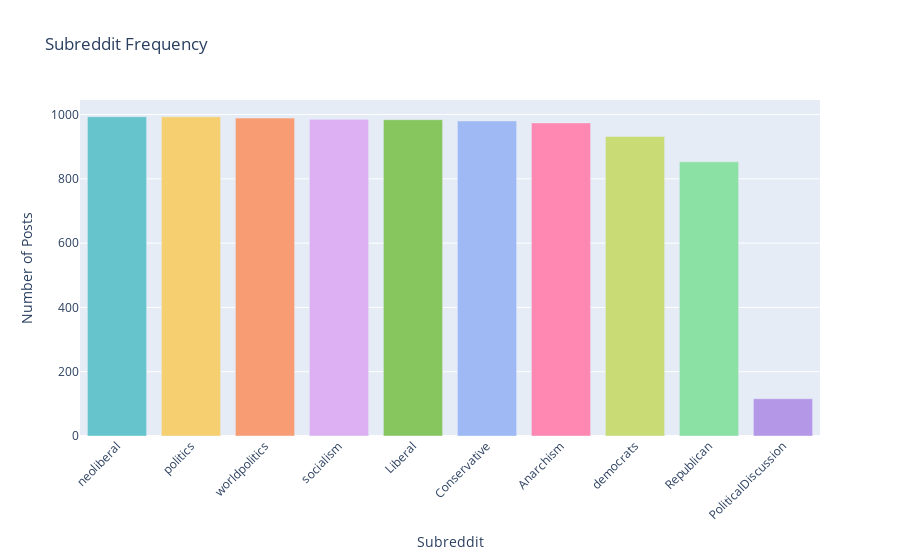

The cell this chart's notebook holds for it:
### Code cell
# Calculate frequency of posts per subreddit
subreddit_counts = combined_df['subreddit_original'].value_counts().reset_index()
subreddit_counts.columns = ['Subreddit', 'Number of Posts']

fig = px.bar(
    subreddit_counts,
    x='Subreddit',
    y='Number of Posts',
    title='Subreddit Frequency',
    color='Subreddit',  # Colors each bar differently
    color_discrete_sequence=px.colors.qualitative.Pastel
)

fig.update_layout(
    xaxis_title='Subreddit',
    yaxis_title='Number of Posts',
    xaxis_tickangle=-45,  # Rotate labels for readability
    showlegend=False
)

fig.update_traces(
    hovertemplate='<b>%{x}</b><br>Posts: %{y}<extra></extra>'
)

fig.show()
fig.write_html('subreddit_frequency.html')

### Figure 1 — Plotly figure (JSON) as saved in the notebook; plotly's stock layout.template omitted (floating-point values rounded to 4 significant figures)
{"data": [{"hovertemplate": "<b>%{x}</b><br>Posts: %{y}<extra></extra>", "legendgroup": "neoliberal", "marker": {"color": "rgb(102, 197, 204)", "pattern": {"shape": ""}}, "name": "neoliberal", "orientation": "v", "showlegend": true, "textposition": "auto", "type": "bar", "x": ["neoliberal"], "xaxis": "x", "y": [993], "yaxis": "y"}, {"hovertemplate": "<b>%{x}</b><br>Posts: %{y}<extra></extra>", "legendgroup": "politics", "marker": {"color": "rgb(246, 207, 113)", "pattern": {"shape": ""}}, "name": "politics", "orientation": "v", "showlegend": true, "textposition": "auto", "type": "bar", "x": ["politics"], "xaxis": "x", "y": [993], "yaxis": "y"}, {"hovertemplate": "<b>%{x}</b><br>Posts: %{y}<extra></extra>", "legendgroup": "worldpolitics", "marker": {"color": "rgb(248, 156, 116)", "pattern": {"shape": ""}}, "name": "worldpolitics", "orientation": "v", "showlegend": true, "textposition": "auto", "type": "bar", "x": ["worldpolitics"], "xaxis": "x", "y": [989], "yaxis": "y"}, {"hovertemplate": "<b>%{x}</b><br>Posts: %{y}<extra></extra>", "legendgroup": "socialism", "marker": {"color": "rgb(220, 176, 242)", "pattern": {"shape": ""}}, "name": "socialism", "orientation": "v", "showlegend": true, "textposition": "auto", "type": "bar", "x": ["socialism"], "xaxis": "x", "y": [985], "yaxis": "y"}, {"hovertemplate": "<b>%{x}</b><br>Posts: %{y}<extra></extra>", "legendgroup": "Liberal", "marker": {"color": "rgb(135, 197, 95)", "pattern": {"shape": ""}}, "name": "Liberal", "orientation": "v", "showlegend": true, "textposition": "auto", "type": "bar", "x": ["Liberal"], "xaxis": "x", "y": [984], "yaxis": "y"}, {"hovertemplate": "<b>%{x}</b><br>Posts: %{y}<extra></extra>", "legendgroup": "Conservative", "marker": {"color": "rgb(158, 185, 243)", "pattern": {"shape": ""}}, "name": "Conservative", "orientation": "v", "showlegend": true, "textposition": "auto", "type": "bar", "x": ["Conservative"], "xaxis": "x", "y": [980], "yaxis": "y"}, {"hovertemplate": "<b>%{x}</b><br>Posts: %{y}<extra></extra>", "legendgroup": "Anarchism", "marker": {"color": "rgb(254, 136, 177)", "pattern": {"shape": ""}}, "name": "Anarchism", "orientation": "v", "showlegend": true, "textposition": "auto", "type": "bar", "x": ["Anarchism"], "xaxis": "x", "y": [974], "yaxis": "y"}, {"hovertemplate": "<b>%{x}</b><br>Posts: %{y}<extra></extra>", "legendgroup": "democrats", "marker": {"color": "rgb(201, 219, 116)", "pattern": {"shape": ""}}, "name": "democrats", "orientation": "v", "showlegend": true, "textposition": "auto", "type": "bar", "x": ["democrats"], "xaxis": "x", "y": [932], "yaxis": "y"}, {"hovertemplate": "<b>%{x}</b><br>Posts: %{y}<extra></extra>", "legendgroup": "Republican", "marker": {"color": "rgb(139, 224, 164)", "pattern": {"shape": ""}}, "name": "Republican", "orientation": "v", "showlegend": true, "textposition": "auto", "type": "bar", "x": ["Republican"], "xaxis": "x", "y": [853], "yaxis": "y"}, {"hovertemplate": "<b>%{x}</b><br>Posts: %{y}<extra></extra>", "legendgroup": "PoliticalDiscussion", "marker": {"color": "rgb(180, 151, 231)", "pattern": {"shape": ""}}, "name": "PoliticalDiscussion", "orientation": "v", "showlegend": true, "textposition": "auto", "type": "bar", "x": ["PoliticalDiscussion"], "xaxis": "x", "y": [116], "yaxis": "y"}], "layout": {"barmode": "relative", "legend": {"title": {"text": "Subreddit"}, "tracegroupgap": 0}, "showlegend": false, "title": {"text": "Subreddit Frequency"}, "xaxis": {"anchor": "y", "categoryarray": ["neoliberal", "politics", "worldpolitics", "socialism", "Liberal", "Conservative", "Anarchism", "democrats", "Republican", "PoliticalDiscussion"], "categoryorder": "array", "domain": [0, 1], "tickangle": -45, "title": {"text": "Subreddit"}}, "yaxis": {"anchor": "x", "domain": [0, 1], "title": {"text": "Number of Posts"}}}}
